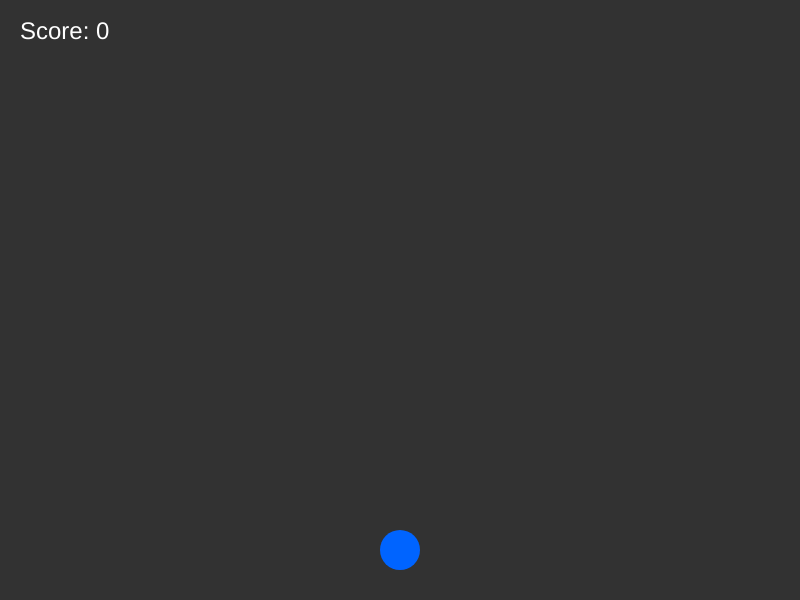
Frame 1 (no input)
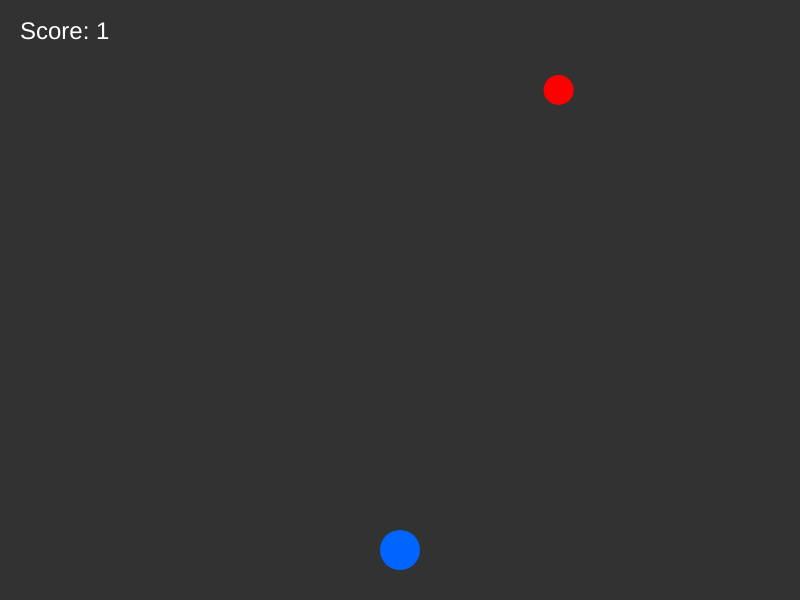
Frame 60 (no input)
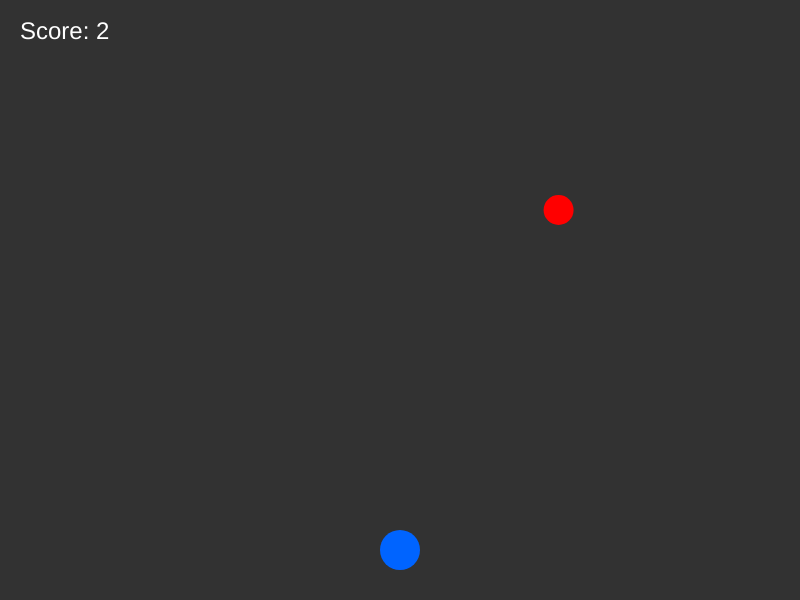
Frame 120 (the mouse pressed at the canvas centre since frame 60)

The p5.js sketch that drew these frames (run headless with seeded random() and noise() and a simulated clock; from frame 60 on, the mouse is pressed at the canvas centre):

// p5.js sketch
// ── sketch.js
let playerX, playerY;
const playerSize = 40;
const playerSpeed = 5;

let enemyX, enemyY;
const enemySize = 30;
const enemySpeed = 2;

let score = 0;
let gameState = "playing";

function setup() {
    createCanvas(800, 600);
    noStroke();
    resetGame();
}

function resetGame() {
    // Initialisation du joueur en bas au centre
    playerX = width / 2;
    playerY = height - 50;
    
    // Initialisation de l'ennemi en haut
    enemyX = random(enemySize, width - enemySize);
    enemyY = -enemySize;
    
    score = 0;
    frameCount = 0;
    gameState = "playing";
}

function updatePlayer() {
    // Mouvement Clavier (Gauche/Droite)
    if (keyIsDown(LEFT_ARROW) || keyIsDown(65) || keyIsDown(81)) { 
        playerX -= playerSpeed;
    }
    if (keyIsDown(RIGHT_ARROW) || keyIsDown(68)) { 
        playerX += playerSpeed;
    }
    playerX = constrain(playerX, playerSize / 2, width - playerSize / 2);
}

function updateEnemy() {
    // L'ennemi descend
    enemyY += enemySpeed;
    
    // Si l'ennemi sort par le bas, il réapparaît en haut
    if (enemyY > height + enemySize) {
        enemyX = random(enemySize, width - enemySize);
        enemyY = -enemySize;
    }
}

function checkCollisions() {
    // Collision Joueur vs Ennemi (distance entre les centres)
    const d = dist(playerX, playerY, enemyX, enemyY);
    if (d < playerSize / 2 + enemySize / 2) {
        gameState = "gameOver";
    }
}

function drawPlayer() {
    fill(0, 100, 255);
    ellipse(playerX, playerY, playerSize);
}

function drawEnemy() {
    fill(255, 0, 0);
    ellipse(enemyX, enemyY, enemySize);
}

function drawUI() {
    score = floor(frameCount / 60);
    fill(255);
    textSize(24);
    textAlign(LEFT, TOP);
    text("Score: " + score, 20, 20);
}

function drawGameOver() {
    fill(255, 0, 0);
    textSize(60);
    textAlign(CENTER, CENTER);
    text("PERDU!", width / 2, height / 2 - 40);
    
    fill(255);
    textSize(30);
    text("Score Final: " + score, width / 2, height / 2 + 20);
    textSize(20);
    text("Appuyez sur R pour recommencer", width / 2, height / 2 + 60);
}

function draw() {
    background(50); 

    if (gameState === "playing") {
        // 1. Logique (Update)
        updatePlayer();
        updateEnemy();
        
        // 2. Vérification (Check)
        checkCollisions();
        
        // 3. Affichage (Draw)
        drawPlayer();
        drawEnemy();
        drawUI();
    } else if (gameState === "gameOver") {
        drawGameOver();
    }
}

function keyPressed() {
    if (key === 'r' || key === 'R') {
        if (gameState === "gameOver") {
            resetGame();
        }
    }
}
